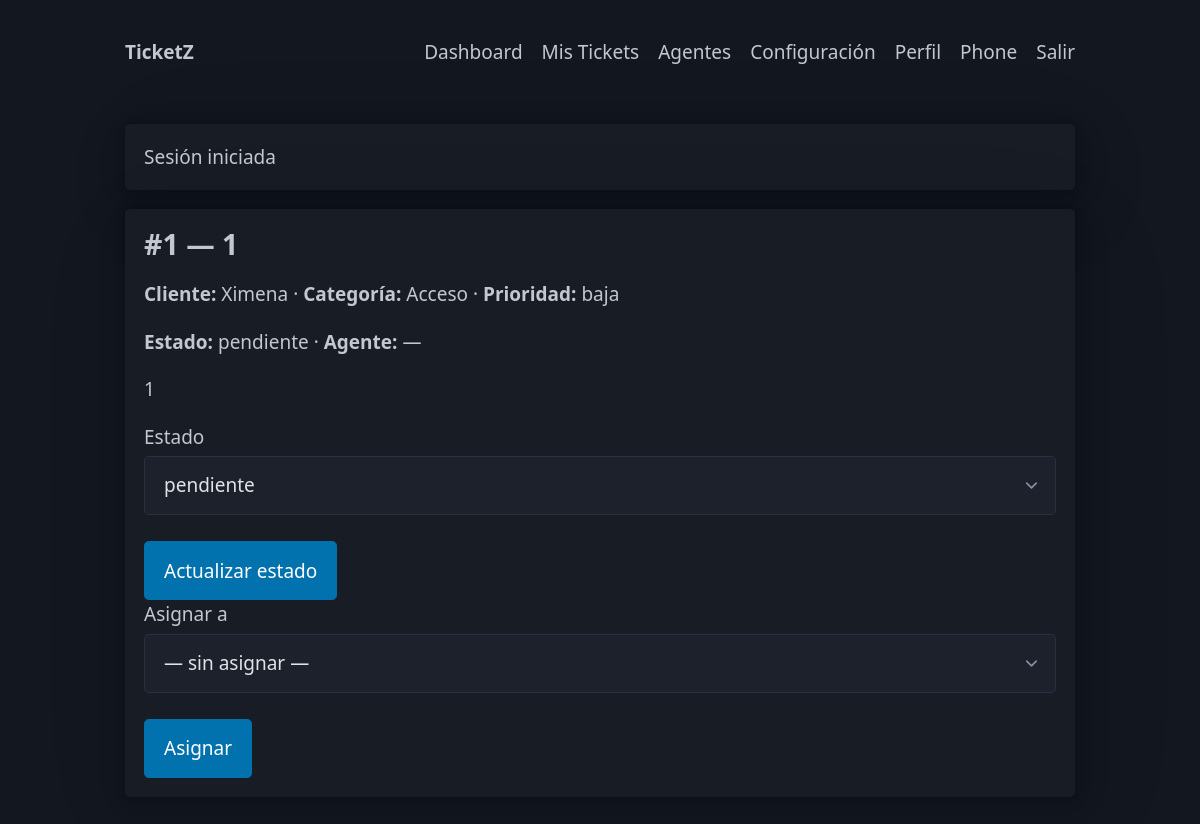
The app's page /?page=ticket&id=1 (signed in) with its own data.
### tables this page shows
CREATE TABLE tickets(
        id INTEGER PRIMARY KEY AUTOINCREMENT,
        user_id INTEGER NOT NULL REFERENCES users(id) ON DELETE CASCADE,
        agent_id INTEGER REFERENCES users(id),
        title TEXT NOT NULL,
        category TEXT NOT NULL,
        priority TEXT NOT NULL,
        status TEXT NOT NULL DEFAULT "abierto",
        description TEXT,
        created_at INTEGER NOT NULL,
        updated_at INTEGER NOT NULL
    );

### app/db.php (called while the page is built, shortened)
<?php
function db(): PDO {
    static $pdo = null;
    if ($pdo) return $pdo;
    $dsn = 'sqlite:' . DB_FILE;
    try {
        $pdo = new PDO($dsn);
        $pdo->setAttribute(PDO::ATTR_ERRMODE, PDO::ERRMODE_EXCEPTION);
        $pdo->exec('PRAGMA foreign_keys = ON');
        return $pdo;
    } catch (PDOException $e) {
        http_response_code(500);
        $msg = "No se pudo abrir la base de datos SQLite en: " . DB_FILE . "\\nError: " . $e->getMessage();
        echo nl2br(htmlspecialchars($msg, ENT_QUOTES | ENT_SUBSTITUTE, 'UTF-8'));
        exit;
    }
}

### app/models.php (called while the page is built, shortened)
<?php
function get_ticket(int $id): ?array {
    $st=db()->prepare('SELECT t.*, u.name AS user_name, a.name AS agent_name
        FROM tickets t JOIN users u ON u.id=t.user_id LEFT JOIN users a ON a.id=t.agent_id WHERE t.id=?');
    $st->execute([$id]); $t=$st->fetch(PDO::FETCH_ASSOC);
    return $t ?: null;
}

### public/index.php (the view, shortened to what this page needs)
<?php
$page   = $_GET['page'] ?? 'home';
if ($page === 'ticket') {
    $tid = (int)($_GET['id'] ?? 0);
    $t = get_ticket($tid);
    echo '<div class="narrow">
      <article class="card">
        <div class="ticket-header">
          <h3>#'.(int)$t['id'].' — '.e($t['title']).'</h3>
        </div>
        <p class="ticket-meta">
          <span><b>Cliente:</b> '.e($t['user_name']).'</span> ·
          <span><b>Categoría:</b> '.e($t['category']).'</span> ·
          <span><b>Prioridad:</b> '.e($t['priority']).'</span>
        </p>
        <p><b>Estado:</b> <span class="badge status-'.e($t['status']).'">'.e($t['status']).'</span> ·
           <b>Agente:</b> '.e($t['agent_name']??'—').'</p>
        <p>'.nl2br(e($t['description'] ?? '')).'</p>
        <div class="grid-2">
          <form class="actions" method="post" action="?action=status">'.form_csrf().'
              <input type="hidden" name="ticket_id" value="'.(int)$t['id'].'">
              <label>Estado<select name="status"><option '.($t['status']=='abierto'?'selected':'').'>abierto</option><option '.($t['status']=='pendiente'?'selected':'').'>pendiente</option><option '.($t['status']=='cerrado'?'selected':'').'>cerrado</option></select></label>
              <button>Actualizar estado</button>
          </form>
          <form class="actions" method="post" action="?action=assign">'.form_csrf().'
              <input type="hidden" name="ticket_id" value="'.(int)$t['id'].'">
              <label>Asignar a<select name="agent_id"><option value="">— sin asignar —</option>';
          echo '</select></label><button>Asignar</button></form>
        </div>
      </article>
    </div>';
    render_footer(); exit;
}

### public/assets/style.css (style rules this page uses)
:root { --brand: #7c4b2b; --brand-2: #f4e6d6; --brand-3: #f7f2ea; }
html, body { overflow: auto !important; }

### records on screen
tickets: id "1", title "1", category "Acceso", priority "baja", status "pendiente", description "1"

### other values on screen
$m "Sesión iniciada"
$t['user_name'] "Ximena"
$t['agent_name'] "—"
